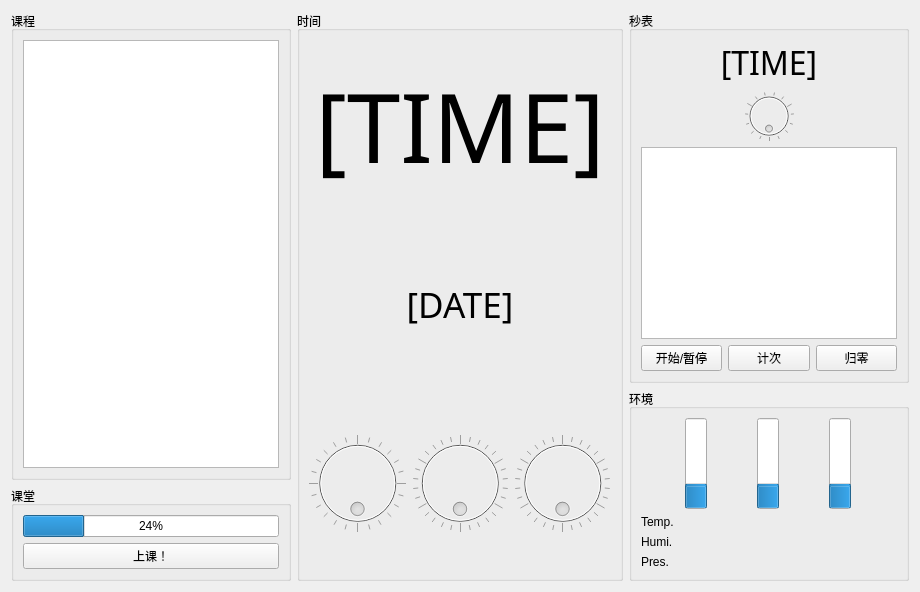
<?xml version="1.0" encoding="UTF-8"?>
<ui version="4.0">
 <class>Form</class>
 <widget class="QWidget" name="Form">
  <property name="enabled">
   <bool>true</bool>
  </property>
  <property name="geometry">
   <rect>
    <x>0</x>
    <y>0</y>
    <width>920</width>
    <height>582</height>
   </rect>
  </property>
  <property name="sizePolicy">
   <sizepolicy hsizetype="Minimum" vsizetype="Preferred">
    <horstretch>0</horstretch>
    <verstretch>0</verstretch>
   </sizepolicy>
  </property>
  <property name="mouseTracking">
   <bool>false</bool>
  </property>
  <property name="windowTitle">
   <string>Form</string>
  </property>
  <layout class="QHBoxLayout" name="horizontalLayout_3">
   <item>
    <layout class="QVBoxLayout" name="verticalLayout_6">
     <item>
      <widget class="QGroupBox" name="classesGB">
       <property name="sizePolicy">
        <sizepolicy hsizetype="Preferred" vsizetype="Minimum">
         <horstretch>0</horstretch>
         <verstretch>0</verstretch>
        </sizepolicy>
       </property>
       <property name="title">
        <string>课程</string>
       </property>
       <layout class="QVBoxLayout" name="verticalLayout_5">
        <item>
         <widget class="QTextBrowser" name="classesBrowser">
          <property name="sizePolicy">
           <sizepolicy hsizetype="Minimum" vsizetype="Expanding">
            <horstretch>0</horstretch>
            <verstretch>0</verstretch>
           </sizepolicy>
          </property>
          <property name="font">
           <font>
            <family>等线</family>
            <pointsize>36</pointsize>
           </font>
          </property>
          <property name="markdown">
           <string notr="true"/>
          </property>
          <property name="html">
           <string>&lt;!DOCTYPE HTML PUBLIC &quot;-//W3C//DTD HTML 4.0//EN&quot; &quot;http://www.w3.org/TR/REC-html40/strict.dtd&quot;&gt;
&lt;html&gt;&lt;head&gt;&lt;meta name=&quot;qrichtext&quot; content=&quot;1&quot; /&gt;&lt;meta charset=&quot;utf-8&quot; /&gt;&lt;style type=&quot;text/css&quot;&gt;
p, li { white-space: pre-wrap; }
hr { height: 1px; border-width: 0; }
li.unchecked::marker { content: &quot;\2610&quot;; }
li.checked::marker { content: &quot;\2612&quot;; }
&lt;/style&gt;&lt;/head&gt;&lt;body style=&quot; font-family:'等线'; font-size:36pt; font-weight:400; font-style:normal;&quot;&gt;
&lt;p style=&quot;-qt-paragraph-type:empty; margin-top:24px; margin-bottom:24px; margin-left:0px; margin-right:0px; -qt-block-indent:0; text-indent:0px;&quot;&gt;&lt;br /&gt;&lt;/p&gt;&lt;/body&gt;&lt;/html&gt;</string>
          </property>
         </widget>
        </item>
       </layout>
      </widget>
     </item>
     <item>
      <widget class="QGroupBox" name="classGB">
       <property name="sizePolicy">
        <sizepolicy hsizetype="Preferred" vsizetype="Maximum">
         <horstretch>0</horstretch>
         <verstretch>0</verstretch>
        </sizepolicy>
       </property>
       <property name="title">
        <string>课堂</string>
       </property>
       <layout class="QVBoxLayout" name="verticalLayout_3">
        <item>
         <widget class="QProgressBar" name="passedTime">
          <property name="sizePolicy">
           <sizepolicy hsizetype="Minimum" vsizetype="Preferred">
            <horstretch>0</horstretch>
            <verstretch>0</verstretch>
           </sizepolicy>
          </property>
          <property name="cursor">
           <cursorShape>BusyCursor</cursorShape>
          </property>
          <property name="value">
           <number>24</number>
          </property>
          <property name="alignment">
           <set>Qt::AlignmentFlag::AlignCenter</set>
          </property>
          <property name="textVisible">
           <bool>true</bool>
          </property>
          <property name="orientation">
           <enum>Qt::Orientation::Horizontal</enum>
          </property>
          <property name="textDirection">
           <enum>QProgressBar::Direction::TopToBottom</enum>
          </property>
         </widget>
        </item>
        <item>
         <widget class="QPushButton" name="pushButton">
          <property name="sizePolicy">
           <sizepolicy hsizetype="Minimum" vsizetype="Minimum">
            <horstretch>0</horstretch>
            <verstretch>0</verstretch>
           </sizepolicy>
          </property>
          <property name="cursor">
           <cursorShape>PointingHandCursor</cursorShape>
          </property>
          <property name="text">
           <string>上课！</string>
          </property>
         </widget>
        </item>
       </layout>
      </widget>
     </item>
    </layout>
   </item>
   <item>
    <widget class="QGroupBox" name="timeGB">
     <property name="sizePolicy">
      <sizepolicy hsizetype="Expanding" vsizetype="Preferred">
       <horstretch>0</horstretch>
       <verstretch>0</verstretch>
      </sizepolicy>
     </property>
     <property name="title">
      <string>时间</string>
     </property>
     <layout class="QVBoxLayout" name="verticalLayout_2">
      <item>
       <widget class="QLabel" name="label">
        <property name="font">
         <font>
          <family>等线</family>
          <pointsize>72</pointsize>
         </font>
        </property>
        <property name="cursor">
         <cursorShape>ForbiddenCursor</cursorShape>
        </property>
        <property name="text">
         <string>[TIME]</string>
        </property>
        <property name="alignment">
         <set>Qt::AlignmentFlag::AlignCenter</set>
        </property>
       </widget>
      </item>
      <item>
       <widget class="QLabel" name="label_2">
        <property name="font">
         <font>
          <family>等线</family>
          <pointsize>26</pointsize>
         </font>
        </property>
        <property name="cursor">
         <cursorShape>ForbiddenCursor</cursorShape>
        </property>
        <property name="text">
         <string>[DATE]</string>
        </property>
        <property name="alignment">
         <set>Qt::AlignmentFlag::AlignCenter</set>
        </property>
        <property name="wordWrap">
         <bool>false</bool>
        </property>
       </widget>
      </item>
      <item>
       <layout class="QHBoxLayout" name="horizontalLayout">
        <item>
         <widget class="QDial" name="hourDial">
          <property name="enabled">
           <bool>false</bool>
          </property>
          <property name="cursor">
           <cursorShape>ForbiddenCursor</cursorShape>
          </property>
          <property name="maximum">
           <number>24</number>
          </property>
          <property name="pageStep">
           <number>6</number>
          </property>
          <property name="wrapping">
           <bool>true</bool>
          </property>
          <property name="notchTarget">
           <double>3.699999999999999</double>
          </property>
          <property name="notchesVisible">
           <bool>true</bool>
          </property>
         </widget>
        </item>
        <item>
         <widget class="QDial" name="minDial">
          <property name="enabled">
           <bool>false</bool>
          </property>
          <property name="cursor">
           <cursorShape>ForbiddenCursor</cursorShape>
          </property>
          <property name="maximum">
           <number>60</number>
          </property>
          <property name="pageStep">
           <number>5</number>
          </property>
          <property name="wrapping">
           <bool>true</bool>
          </property>
          <property name="notchesVisible">
           <bool>true</bool>
          </property>
         </widget>
        </item>
        <item>
         <widget class="QDial" name="secDial">
          <property name="enabled">
           <bool>false</bool>
          </property>
          <property name="cursor">
           <cursorShape>ForbiddenCursor</cursorShape>
          </property>
          <property name="maximum">
           <number>60</number>
          </property>
          <property name="pageStep">
           <number>5</number>
          </property>
          <property name="wrapping">
           <bool>true</bool>
          </property>
          <property name="notchesVisible">
           <bool>true</bool>
          </property>
         </widget>
        </item>
       </layout>
      </item>
     </layout>
    </widget>
   </item>
   <item>
    <layout class="QVBoxLayout" name="verticalLayout_7">
     <item>
      <widget class="QGroupBox" name="stopwatchGB">
       <property name="sizePolicy">
        <sizepolicy hsizetype="Minimum" vsizetype="Preferred">
         <horstretch>0</horstretch>
         <verstretch>0</verstretch>
        </sizepolicy>
       </property>
       <property name="title">
        <string>秒表</string>
       </property>
       <layout class="QVBoxLayout" name="verticalLayout_4">
        <item>
         <widget class="QLabel" name="label_3">
          <property name="font">
           <font>
            <family>等线</family>
            <pointsize>24</pointsize>
           </font>
          </property>
          <property name="text">
           <string>[TIME]</string>
          </property>
          <property name="alignment">
           <set>Qt::AlignmentFlag::AlignCenter</set>
          </property>
         </widget>
        </item>
        <item>
         <widget class="QDial" name="swDial">
          <property name="enabled">
           <bool>false</bool>
          </property>
          <property name="cursor">
           <cursorShape>ForbiddenCursor</cursorShape>
          </property>
          <property name="maximum">
           <number>60</number>
          </property>
          <property name="pageStep">
           <number>5</number>
          </property>
          <property name="wrapping">
           <bool>true</bool>
          </property>
          <property name="notchesVisible">
           <bool>true</bool>
          </property>
         </widget>
        </item>
        <item>
         <widget class="QTextBrowser" name="countsBrowser">
          <property name="sizePolicy">
           <sizepolicy hsizetype="Minimum" vsizetype="Minimum">
            <horstretch>0</horstretch>
            <verstretch>0</verstretch>
           </sizepolicy>
          </property>
         </widget>
        </item>
        <item>
         <layout class="QHBoxLayout" name="horizontalLayout_2">
          <item>
           <widget class="QPushButton" name="SPButton">
            <property name="sizePolicy">
             <sizepolicy hsizetype="Minimum" vsizetype="Minimum">
              <horstretch>0</horstretch>
              <verstretch>0</verstretch>
             </sizepolicy>
            </property>
            <property name="cursor">
             <cursorShape>PointingHandCursor</cursorShape>
            </property>
            <property name="mouseTracking">
             <bool>false</bool>
            </property>
            <property name="tabletTracking">
             <bool>false</bool>
            </property>
            <property name="text">
             <string>开始/暂停</string>
            </property>
            <property name="checkable">
             <bool>true</bool>
            </property>
            <property name="checked">
             <bool>false</bool>
            </property>
            <property name="autoRepeat">
             <bool>false</bool>
            </property>
            <property name="autoExclusive">
             <bool>true</bool>
            </property>
           </widget>
          </item>
          <item>
           <widget class="QPushButton" name="countingButton">
            <property name="sizePolicy">
             <sizepolicy hsizetype="Minimum" vsizetype="Minimum">
              <horstretch>0</horstretch>
              <verstretch>0</verstretch>
             </sizepolicy>
            </property>
            <property name="cursor">
             <cursorShape>PointingHandCursor</cursorShape>
            </property>
            <property name="text">
             <string>计次</string>
            </property>
           </widget>
          </item>
          <item>
           <widget class="QPushButton" name="toZeroButton">
            <property name="sizePolicy">
             <sizepolicy hsizetype="Minimum" vsizetype="Minimum">
              <horstretch>0</horstretch>
              <verstretch>0</verstretch>
             </sizepolicy>
            </property>
            <property name="text">
             <string>归零</string>
            </property>
           </widget>
          </item>
         </layout>
        </item>
       </layout>
      </widget>
     </item>
     <item>
      <widget class="QGroupBox" name="groupBox">
       <property name="sizePolicy">
        <sizepolicy hsizetype="Minimum" vsizetype="Preferred">
         <horstretch>0</horstretch>
         <verstretch>0</verstretch>
        </sizepolicy>
       </property>
       <property name="title">
        <string>环境</string>
       </property>
       <layout class="QVBoxLayout" name="verticalLayout">
        <item>
         <layout class="QHBoxLayout" name="horizontalLayout_4">
          <item>
           <widget class="QProgressBar" name="tempBar">
            <property name="value">
             <number>24</number>
            </property>
            <property name="orientation">
             <enum>Qt::Orientation::Vertical</enum>
            </property>
           </widget>
          </item>
          <item>
           <widget class="QProgressBar" name="humBar">
            <property name="value">
             <number>24</number>
            </property>
            <property name="orientation">
             <enum>Qt::Orientation::Vertical</enum>
            </property>
           </widget>
          </item>
          <item>
           <widget class="QProgressBar" name="preBar">
            <property name="value">
             <number>24</number>
            </property>
            <property name="orientation">
             <enum>Qt::Orientation::Vertical</enum>
            </property>
           </widget>
          </item>
         </layout>
        </item>
        <item>
         <widget class="QLabel" name="tempLabel">
          <property name="text">
           <string>Temp.</string>
          </property>
         </widget>
        </item>
        <item>
         <widget class="QLabel" name="humLabel">
          <property name="text">
           <string>Humi.</string>
          </property>
         </widget>
        </item>
        <item>
         <widget class="QLabel" name="preLabel">
          <property name="text">
           <string>Pres.</string>
          </property>
         </widget>
        </item>
       </layout>
      </widget>
     </item>
    </layout>
   </item>
  </layout>
 </widget>
 <tabstops>
  <tabstop>pushButton</tabstop>
  <tabstop>hourDial</tabstop>
  <tabstop>minDial</tabstop>
  <tabstop>secDial</tabstop>
  <tabstop>swDial</tabstop>
  <tabstop>SPButton</tabstop>
  <tabstop>countingButton</tabstop>
  <tabstop>toZeroButton</tabstop>
 </tabstops>
 <resources/>
 <connections/>
</ui>
